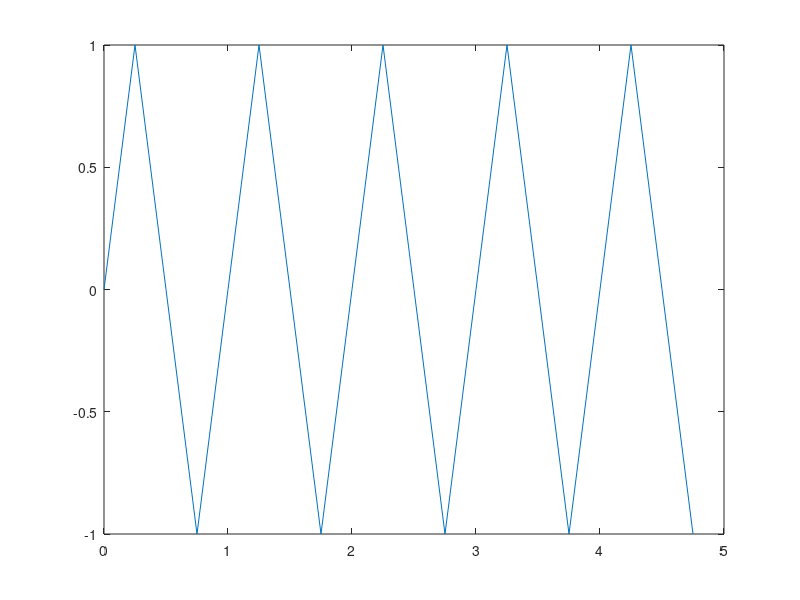

Source code (MATLAB): (Note: this script raises an error after producing the figure.)
%clear 
clear all
T=1;% Periodo do sinal
Ta=0.25;
t=[0:Ta:(5*T-Ta)];
f=1/T;
x=sin(2*pi*f*t);
plot(t,x)
disp(x);


[ak , bk]=Coeficientes(0.25,1,x,1);
ak;
[sinal, t]=Fourier(Ta,1,length(x),ak,bk);
length(x);
plot(t,sinal)